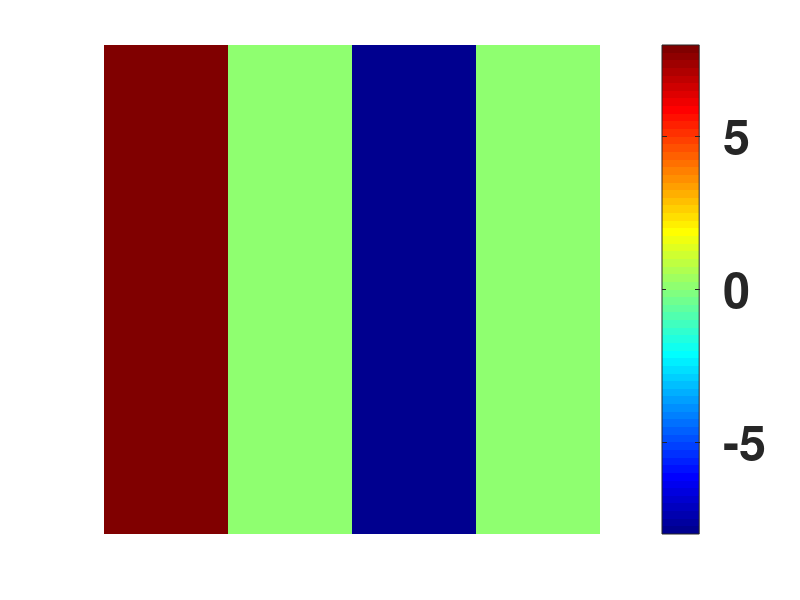

The MATLAB source for this figure: (Note: this script raises an error after producing the figure.)
figure('position',[100,100,500,500]);

imagesc([8,0,-8,0])
axis off
colormap jet
colorbar('Fontsize',35,'Fontweight','Bold','Ticks',[-8,-4, 0, 4, 8])
set(gcf,'color','w')